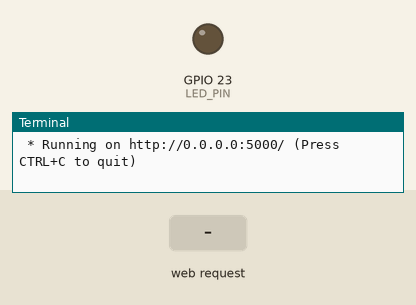
A program run on a simulated Raspberry Pi (BCM pin numbers). Shown: output pins drawn as LEDs (lit = HIGH), the last lines printed to the terminal. The test bench sets the inputs (shaded band). The clock reads 2024-03-15 10:24:30 at power-on unless the program sets it.

Above: at 1.2 s.
1.3 s: HTTP request for /led/1 received
At 2.5 s:
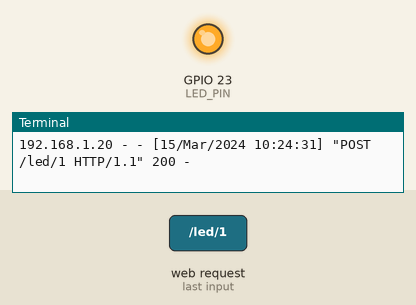
2.8 s: HTTP request for /led/0 received
At 3.7 s:
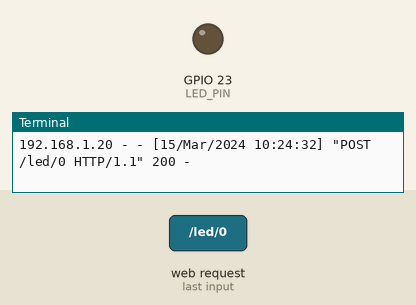
Timing chart, 0 to 5.8 s (numbered marks = the images above; inputs shaded):
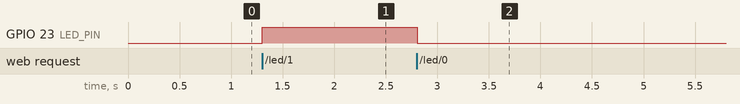

Measured:
- after the input at 1.3 s, GPIO 23 (LED_PIN): LOW → HIGH at once
- after the input at 2.8 s, GPIO 23 (LED_PIN): HIGH → LOW at once

The program:

main.py
```python
import random
import time

import thing

from flask import *


# Create flask app and global pi 'thing' object.
app = Flask(__name__)
pi_thing = thing.PiThing()


# Define app routes.
# Index route renders the main HTML page.
@app.route("/")
def index():
    # Read the current switch state to pass to the template.
    switch = pi_thing.read_switch()
    # Render index.html template.
    return render_template('index.html', switch=switch)

# LED route allows changing the LED state with a POST request.
@app.route("/led/<int:state>", methods=['POST'])
def led(state):
    # Check if the led state is 0 (off) or 1 (on) and set the LED accordingly.
    if state == 0:
        pi_thing.set_led(False)
    elif state == 1:
        pi_thing.set_led(True)
    else:
        return ('Unknown LED state', 400)
    return ('', 204)

# Server-sent event endpoint that streams the switch state every second.
@app.route("/switch")
def switch():
    def read_switch():
        while True:
            switch = pi_thing.read_switch()
            yield 'data: {0}\n\n'.format(switch)
            time.sleep(1.0)
    return Response(read_switch(), mimetype='text/event-stream')


# Start the flask debug server listening on the pi port 5000 by default.
if __name__ == "__main__":
    app.run(host='0.0.0.0', debug=True, threaded=True)
```

thing.py
```python
import threading

import RPi.GPIO as GPIO


LED_PIN     = 23
SWITCH_PIN  = 24


class PiThing(object):
    """Internet 'thing' that can control GPIO on a Raspberry Pi."""

    def __init__(self):
        """Initialize the 'thing'."""
        # Setup GPIO library.
        GPIO.setwarnings(False)
        GPIO.setmode(GPIO.BCM)
        # Setup LED as an output and switch as an input.
        GPIO.setup(LED_PIN, GPIO.OUT)
        GPIO.setup(SWITCH_PIN, GPIO.IN)
        # Create a lock to syncronize access to hardware from multiple threads.
        self._lock = threading.Lock()

    def read_switch(self):
        """Read the switch state and return its current value.
        """
        with self._lock:
            return GPIO.input(SWITCH_PIN)

    def set_led(self, value):
        """Set the LED to the provided value (True = on, False = off).
        """
        with self._lock:
            GPIO.output(LED_PIN, value)
```
